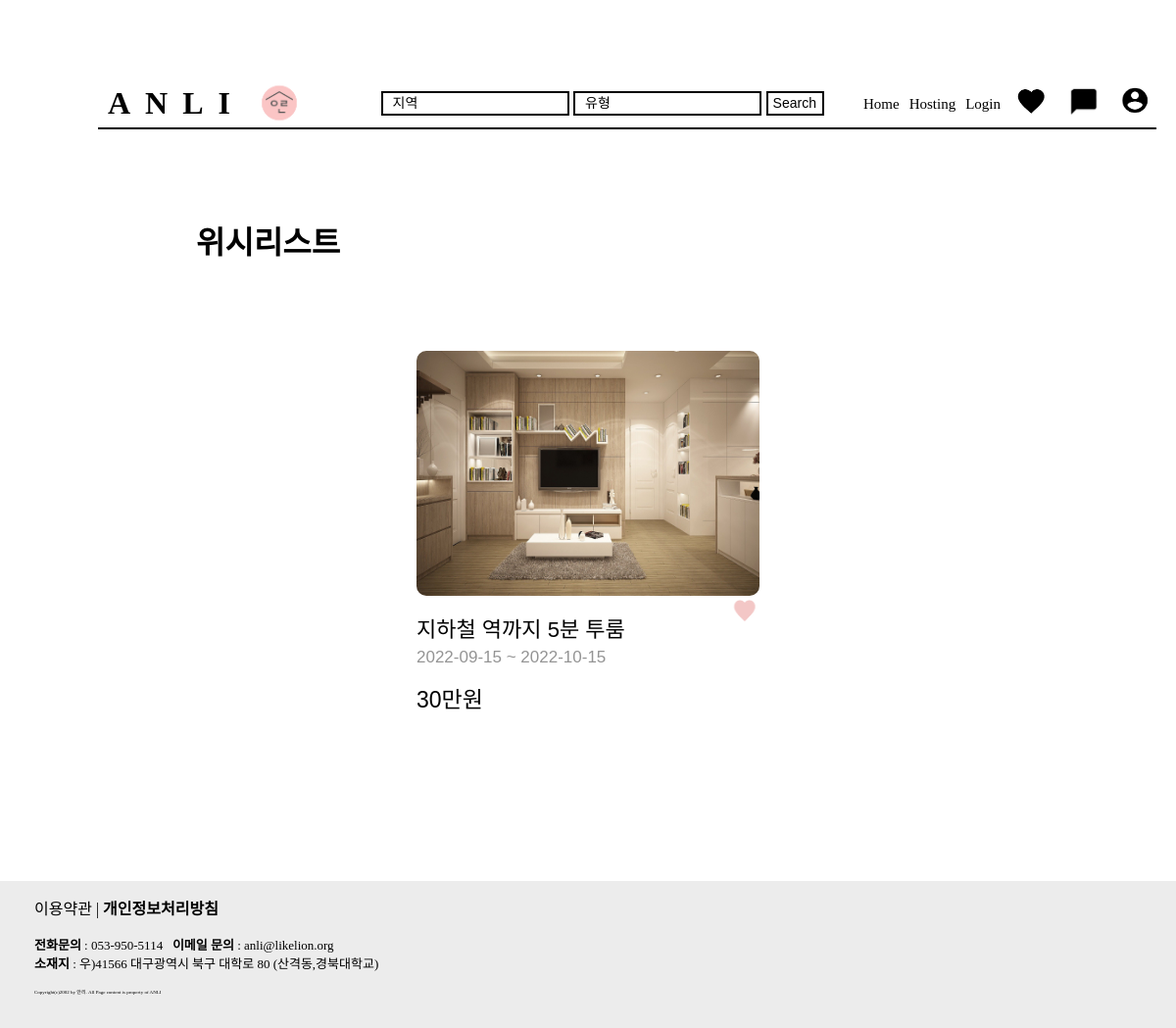
Screenshot of /wishheart/2 with the database file from the repository.
### anli/models.py (models this page shows, shortened)
class Room(models.Model): #장고에서 제공하는 models.Model를 상속받아야한다.
    image = models.ImageField(upload_to="room/", blank=True, null=True)
    title = models.CharField(max_length=64,verbose_name = '제목')
    price = models.CharField(max_length=64,verbose_name = '가격')
    select_home = models.CharField(max_length=64,verbose_name = '집유형')
    location = models.CharField(max_length=200,verbose_name = '위치')
    smaller_period = models.CharField(max_length=64,verbose_name = '최소기간')
    startDay = models.CharField(max_length=64,verbose_name = '시작일')
    lastDay = models.CharField(max_length=64,verbose_name = '종료일')
    floor_space = models.CharField(max_length=64,verbose_name = '평수')
    bathroom = models.CharField(max_length=64,verbose_name = '욕실수')
    room = models.CharField(max_length=64,verbose_name = '방수')
    bed = models.CharField(max_length=64,verbose_name = '침대수')
    basic_info = models.CharField(max_length=64,verbose_name = '기본정보')
    option = models.CharField(max_length=64,verbose_name = '옵션')
    description = models.CharField(max_length=500,verbose_name = '설명')
    heart = models.IntegerField(verbose_name='위시')
    registered_dttm = models.DateTimeField(auto_now_add=True, verbose_name='등록시간')
    class Meta: #메타 클래스를 이용하여 테이블명 지정
        db_table = 'host_home'

### anli/views.py (the view)
# urls.py: path('wishheart/<str:id>', views.wishheart, name="wishheart"),
def wishheart(request, id):
    edit_heart = Room.objects.get(id=id)
    if edit_heart.heart == 1:
        edit_heart.heart = 0
    else:
        edit_heart.heart = 1
    edit_heart.save()
    rooms = Room.objects.all()
    return render(request, 'wishlist.html', {'rooms': rooms})

### anli/templates/wishlist.html (shortened to what this page needs)
{% load static %}
<html lang="en">
<head>
    <link rel="stylesheet" href="{% static 'css/default-style.css' %}" />
    <link rel="stylesheet" href="{% static 'css/wishlist2.css' %}" />
</head>
<body>
    <div class="navB inner">
        <div class="logo">
            <a href="{% url 'home' %}" class="brand-nameB">ANLI</a>
            <a href="{% url 'home' %}">
                <img src="{% static 'img/logo.png' %}" class="logo-img" alt="">
            </a>
        </div>
        <div class="navlink">
            <ul class="gnb">
                <form class="d-flex" action="{% url 'searchResult' %}" method="get">
                    <input class="search-inputB" type="search" placeholder="지역" name="location">
                    <input class="search-inputB" type="search" placeholder="유형" name="select_home">
                    <button class="search-btnB" type="submit">Search</button>
                </form>
                <li><a href="{% url 'home' %}" class="nav-nameB">Home</a></li>
                {% if user.is_authenticated %}
                <li><a href="{% url 'new' %}" class="nav-nameB">Hosting</a></li>
                {% else %}
                <li><a href="{% url 'login' %}" class="nav-nameB">Hosting</a></li>
                {% endif%}
                {% if user.is_authenticated %}
                <li><a href="{% url 'logout' %}" class="nav-nameB">Logout</a>
                    {% else %}
                <li><a href="{% url 'login' %}" class="nav-nameB">Login</a>
                    {% endif %}
                <li><a href="{% url 'wishlist' %}"><img src="{% static 'img/wishlist.png' %}" class="nav-imgB"
                            alt=""></a></li>
                <li><a href="{% url 'message' %}"><img src="{% static 'img/message.png' %}" class="nav-imgB" alt=""></a>
                </li>
                {% if user.is_authenticated %}
                <li><a href="{% url 'mypage' %}"><img src="{% static 'img/profile.png' %}" class="nav-imgB" alt=""></a>
                </li>
                {% else %}
                <li><a href="{% url 'login' %}"><img src="{% static 'img/profile.png' %}" class="nav-imgB" alt=""></a>
                </li>
                {% endif%}
            </ul>
        </div>
    </div>
    <h1 style="margin-left:200px;margin-top:90px;margin-bottom:90px;">위시리스트</h1>
    <div class="room">
        <div class="d-inline-flex">
            {% for room in rooms %}
            {% if room.heart == 1 %}
            <div class="room-box">
                <a href="{% url 'detail' room.id %}">
                    <img src="{{ room.image.url }}" class="img-room" alt="사진" style="border-radius:10px;"><br></a>
                <form action="{% url 'wishheart' room.id %}" method="post">
                    <button type="submit" onclick="changeHeart();"
                        style="float:right;background-color:white;padding:0;border:none;background:none;"><img id="img1"
                            style="width:30px; height:30px;" src="{% static 'img/full-heart.png' %}"></button>
                </form>
                <a class="room-detail-a" href="{% url 'detail' room.id %}">
                    <h4 class="room-name">{{ room.title }}</h4>
                    <h4 class="room-term">{{ room.startDay }} ~ {{ room.lastDay }}</h4>
                    <h4 class="room-tax">{{ room.price }}</h4>
                </a>
            </div>
            {% endif %}
            {% endfor %}
        </div>
    </div>
    <footer>
        <div class="footer-container">
            <div>이용약관 | <span class="bolder">개인정보처리방침</span></div>
            <p>
            <div class="fontsize13"><span class="bolder">전화문의</span> : 053-950-5114 &ensp;<span class="bolder">이메일
                    문의</span> : anli@likelion.org</div>
            <div class="fontsize13"><span class="bolder">소재지</span> : 우)41566 대구광역시 북구 대학로 80 (산격동,경북대학교)</div>
            </p>
            <div class="copyright">Copyright(c)2002 by 안리. All Page content is property of ANLI</div>
        </div>
    </footer>
</html>

### static/css/default-style.css (style rules this page uses)
.inner { width: 90%; height: 50px; margin-left: 100px; margin-right: 100px; }
.d-flex { margin-bottom: 0; margin-right: 30px; }
.logo { margin-left: 10px; display: flex; align-items: center; }
.logo-img { display: flex; width: 70px; margin-bottom: 0px; }
.navlink { display: flex; flex-direction: column; }
.gnb { display: flex; list-style-type: none; align-items: center; font-size: 18px; }
.gnb li:nth-child(n+2) { margin-left: 10px; }
footer { margin-top: 100px; width: 100%; height: 150px; bottom: 0px; background: rgba(217, 217, 217, 0.5); }
.footer-container { padding-left: 35px; padding-top: 15px; }
.bolder { font-weight: bolder; }
.fontsize13 { font-size: 13px; }
.copyright { font-size: 5px; }
body { margin: 0; padding: 0; }
.navB { margin-top: 80px; display: flex; justify-content: space-between; align-items: center; border-bottom: 2px solid black; }
.brand-nameB { text-decoration: none; font-size: 32px; font-weight: 700; letter-spacing: 15px; color: black; }
.search-inputB { background-color: rgba(255, 255, 255, 0); border: 2px solid rgb(0, 0, 0); height: 25px; padding-left: 5px; font-size: 14px; }
.search-inputB::placeholder { padding-left: 5px; color: rgb(0, 0, 0); font-size: 14px; }
.search-btnB { background-color: rgb(255, 255, 255); border: 2px solid rgb(0, 0, 0); height: 25px; padding-left: 5px; font-size: 14px; color: rgb(0, 0, 0); }
.nav-nameB { color: black; text-decoration: none; font-size: 15px; }
.nav-imgB { width: 43px; }

### static/css/wishlist2.css (style rules this page uses)
.room { display: flex; flex-direction: row; justify-content: center; margin-bottom: 100px; }
.d-inline-flex { display:flex; flex-wrap: wrap; justify-content: center; }
.room-box { display: inline-block; margin-bottom: 70px; margin-left: 20px; margin-right: 20px; }
.img-room { width: 350px; height: 250px; }
.room-detail-a { text-decoration: none; }
.room-name { margin-top: 10px; margin-bottom: 0; color:black; font-size: 22px; font-family: 'Noto Sans KR', sans-serif; font-weight: 400; }
.room-term { margin-top: 5px; margin-bottom: 0; color:#949494; font-size: 17px; font-family: 'Noto Sans KR', sans-serif; font-weight: 300; }
.room-tax { margin-top: 14px; margin-bottom: 0; color:black; font-size: 23px; font-family: 'Noto Sans KR', sans-serif; font-weight: 500; }

### rows the page displays
Room: image (picture), heart 0 (drawn), title "지하철 역까지 5분 투룸", startDay "2022-09-15", lastDay "2022-10-15", price "30만원"
